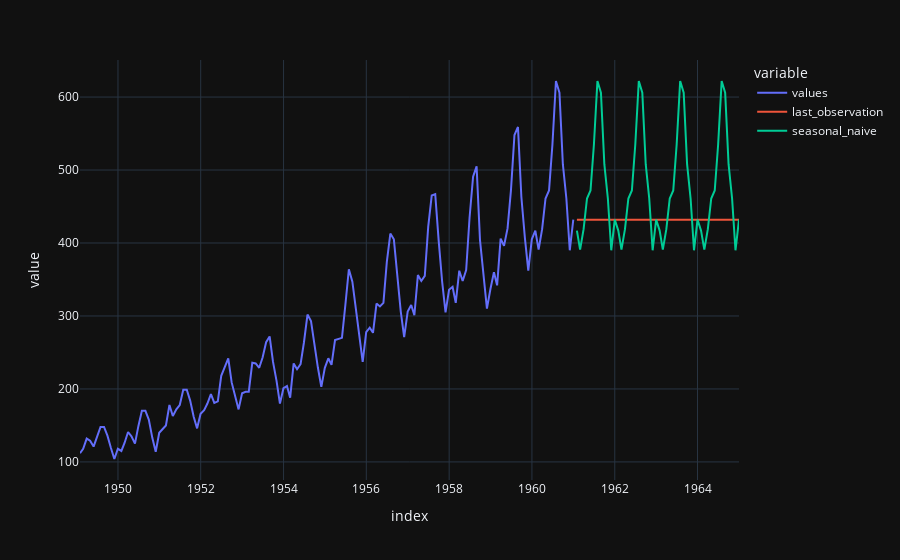

Notebook cell for this chart:
### Code cell
pd.concat([df, df_forecast]).plot()

### Figure 1 — Plotly figure (JSON) as saved in the notebook; plotly's stock layout.template omitted (floating-point values rounded to 4 significant figures; data arrays with more than 128 entries replaced by an {"elided": "..."} marker saying what was removed)
{"data": [{"hovertemplate": "variable=values<br>index=%{x}<br>value=%{y}<extra></extra>", "legendgroup": "values", "line": {"color": "#636efa", "dash": "solid"}, "marker": {"symbol": "circle"}, "mode": "lines", "name": "values", "orientation": "v", "showlegend": true, "type": "scatter", "x": {"elided": "192 str values"}, "xaxis": "x", "y": {"elided": "192 float values"}, "yaxis": "y"}, {"hovertemplate": "variable=last_observation<br>index=%{x}<br>value=%{y}<extra></extra>", "legendgroup": "last_observation", "line": {"color": "#EF553B", "dash": "solid"}, "marker": {"symbol": "circle"}, "mode": "lines", "name": "last_observation", "orientation": "v", "showlegend": true, "type": "scatter", "x": {"elided": "192 str values"}, "xaxis": "x", "y": {"elided": "192 float values"}, "yaxis": "y"}, {"hovertemplate": "variable=seasonal_naive<br>index=%{x}<br>value=%{y}<extra></extra>", "legendgroup": "seasonal_naive", "line": {"color": "#00cc96", "dash": "solid"}, "marker": {"symbol": "circle"}, "mode": "lines", "name": "seasonal_naive", "orientation": "v", "showlegend": true, "type": "scatter", "x": {"elided": "192 str values"}, "xaxis": "x", "y": {"elided": "192 float values"}, "yaxis": "y"}], "layout": {"legend": {"title": {"text": "variable"}, "tracegroupgap": 0}, "margin": {"t": 60}, "xaxis": {"anchor": "y", "domain": [0, 1], "title": {"text": "index"}}, "yaxis": {"anchor": "x", "domain": [0, 1], "title": {"text": "value"}}}}
